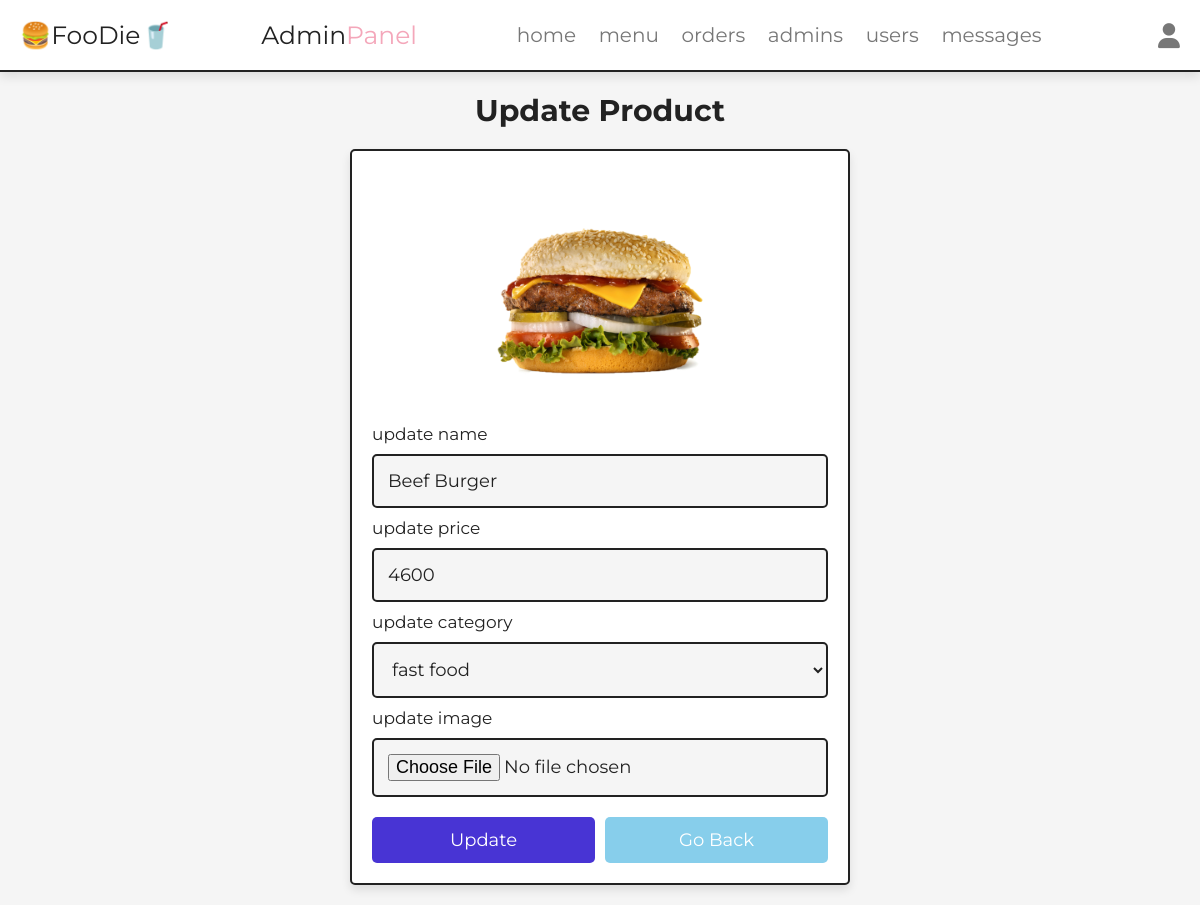
Page /admin/update_product.php?update=1 (signed in) on the committed database.
### tables this page shows
CREATE TABLE `products` (
  `id` int(100) NOT NULL,
  `name` varchar(100) NOT NULL,
  `category` varchar(100) NOT NULL,
  `price` int(10) NOT NULL,
  `image` varchar(100) NOT NULL
);

### admin/update_product.php (the view, shortened to what this page needs)
<?php
include '../components/connect.php';
?>
<!DOCTYPE html>
<html lang="en">
<head>
   <link rel="stylesheet" href="https://cdnjs.cloudflare.com/ajax/libs/font-awesome/6.1.1/css/all.min.css">
   <link rel="stylesheet" href="../css/admin_style.css">
</head>
<body>
<?php include '../components/admin_header.php' ?>
<section class="update-product">
   <h1 class="heading">update product</h1>
   <?php
      $update_id = $_GET['update'];
      $show_products = $conn->prepare("SELECT * FROM `products` WHERE id = ?");
      $show_products->execute([$update_id]);
      if($show_products->rowCount() > 0){
         while($fetch_products = $show_products->fetch(PDO::FETCH_ASSOC)){
   ?>
   <form action="" method="POST" enctype="multipart/form-data">
      <img src="../uploaded_img/<?= $fetch_products['image']; ?>" alt="">
      <span>update name</span>
      <input type="text" required placeholder="enter product name" name="name" maxlength="100" class="box" value="<?= $fetch_products['name']; ?>">
      <span>update price</span>
      <input type="number" min="0" max="9999999999" required placeholder="enter product price" name="price" onkeypress="if(this.value.length == 10) return false;" class="box" value="<?= $fetch_products['price']; ?>">
      <span>update category</span>
      <select name="category" class="box" required>
         <option selected value="<?= $fetch_products['category']; ?>"><?= $fetch_products['category']; ?></option>
      </select>
      <span>update image</span>
      <input type="file" name="image" class="box" accept="image/jpg, image/jpeg, image/png, image/webp">
      <div class="flex-btn">
         <input type="submit" value="update" class="btn" name="update">
         <a href="products.php" class="option-btn">go back</a>
      </div>
   </form>
   <?php
         }
      }else{
         echo '<p class="empty">no products added yet!</p>';
      }
   ?>
</section>
</body>
</html>

### css/admin_style.css (style rules this page uses)
:root { --main-color: #4834d4; --danger: #e74c3c; --light-bg: #f5f5f5; --border: .2rem solid var(--black); --box-shadow: 0 .5rem 1rem rgba(0, 0, 0, .1); --red: #f4a7ba; --white: #fff; --black: #222; --light-color: #777; --background-color: #f2f2f2; --star-color: #ffe700; }
* { font-family: 'Montserrat', sans-serif; margin: 0; padding: 0; box-sizing: border-box; text-decoration: none; outline: none; border: none; }
html { font-size: 62.5%; overflow-x: hidden; }
body { background-color: var(--light-bg); }
section { max-width: 1200px; margin: 0 auto; padding: 2rem; }
.btn, .delete-btn, .option-btn { display: block; margin-top: 1rem; border-radius: .5rem; cursor: pointer; width: 100%; font-size: 1.8rem; color: var(--white); padding: 1.2rem 3rem; text-transform: capitalize; text-align: center; }
.btn { background-color: var(--main-color); }
.option-btn { background-color: skyblue; }
.flex-btn { display: flex; gap: 1rem; }
.heading { text-align: center; margin-bottom: 2rem; text-transform: capitalize; color: var(--black); font-size: 3rem; }
.update-product form { margin: 0 auto; max-width: 50rem; background-color: var(--white); border-radius: .5rem; box-shadow: var(--box-shadow); border: var(--border); padding: 2rem; }
.update-product form img { height: 25rem; width: 100%; object-fit: contain; }
.update-product form .box { background-color: var(--light-bg); border: var(--border); width: 100%; padding: 1.4rem; font-size: 1.8rem; color: var(--black); border-radius: .5rem; margin: 1rem 0; }
.update-product form span { font-size: 1.7rem; color: var(--black); }

### rows in the picture
products: image (picture), name "Beef Burger", price "4600", category "fast food"
